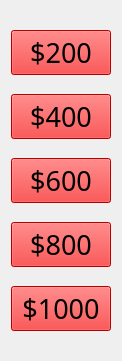
   <widget class="QWidget" name="layoutWidget_3">
    <property name="geometry">
     <rect>
      <x>250</x>
      <y>70</y>
      <width>122</width>
      <height>361</height>
     </rect>
    </property>
    <layout class="QVBoxLayout" name="verticalLayout_3">
     <property name="spacing">
      <number>0</number>
     </property>
     <item>
      <widget class="QPushButton" name="x3y1">
       <property name="palette">
        <palette>
         <active>
          <colorrole role="WindowText">
           <brush brushstyle="SolidPattern">
            <color alpha="255">
             <red>255</red>
             <green>0</green>
             <blue>0</blue>
            </color>
           </brush>
          </colorrole>
          <colorrole role="Button">
           <brush brushstyle="SolidPattern">
            <color alpha="255">
             <red>255</red>
             <green>0</green>
             <blue>0</blue>
            </color>
           </brush>
          </colorrole>
          <colorrole role="Base">
           <brush brushstyle="SolidPattern">
            <color alpha="255">
             <red>255</red>
             <green>0</green>
             <blue>0</blue>
            </color>
           </brush>
          </colorrole>
          <colorrole role="Window">
           <brush brushstyle="SolidPattern">
            <color alpha="255">
             <red>255</red>
             <green>0</green>
             <blue>0</blue>
            </color>
           </brush>
          </colorrole>
         </active>
         <inactive>
          <colorrole role="WindowText">
           <brush brushstyle="SolidPattern">
            <color alpha="255">
             <red>255</red>
             <green>0</green>
             <blue>0</blue>
            </color>
           </brush>
          </colorrole>
          <colorrole role="Button">
           <brush brushstyle="SolidPattern">
            <color alpha="255">
             <red>255</red>
             <green>0</green>
             <blue>0</blue>
            </color>
           </brush>
          </colorrole>
          <colorrole role="Base">
           <brush brushstyle="SolidPattern">
            <color alpha="255">
             <red>255</red>
             <green>0</green>
             <blue>0</blue>
            </color>
           </brush>
          </colorrole>
          <colorrole role="Window">
           <brush brushstyle="SolidPattern">
            <color alpha="255">
             <red>255</red>
             <green>0</green>
             <blue>0</blue>
            </color>
           </brush>
          </colorrole>
         </inactive>
         <disabled>
          <colorrole role="WindowText">
           <brush brushstyle="SolidPattern">
            <color alpha="255">
             <red>120</red>
             <green>120</green>
             <blue>120</blue>
            </color>
           </brush>
          </colorrole>
          <colorrole role="Button">
           <brush brushstyle="SolidPattern">
            <color alpha="255">
             <red>255</red>
             <green>0</green>
             <blue>0</blue>
            </color>
           </brush>
          </colorrole>
          <colorrole role="Base">
           <brush brushstyle="SolidPattern">
            <color alpha="255">
             <red>255</red>
             <green>0</green>
             <blue>0</blue>
            </color>
           </brush>
          </colorrole>
          <colorrole role="Window">
           <brush brushstyle="SolidPattern">
            <color alpha="255">
             <red>255</red>
             <green>0</green>
             <blue>0</blue>
            </color>
           </brush>
          </colorrole>
         </disabled>
        </palette>
       </property>
       <property name="font">
        <font>
         <family>Lucida Handwriting</family>
         <pointsize>20</pointsize>
        </font>
       </property>
       <property name="styleSheet">
        <string notr="true">background-color:red;</string>
       </property>
       <property name="text">
        <string>$200</string>
       </property>
      </widget>
     </item>
     <item>
      <widget class="QPushButton" name="pushButton_15">
       <property name="palette">
        <palette>
         <active>
          <colorrole role="WindowText">
           <brush brushstyle="SolidPattern">
            <color alpha="255">
             <red>255</red>
             <green>0</green>
             <blue>0</blue>
            </color>
           </brush>
          </colorrole>
          <colorrole role="Button">
           <brush brushstyle="SolidPattern">
            <color alpha="255">
             <red>255</red>
             <green>0</green>
             <blue>0</blue>
            </color>
           </brush>
          </colorrole>
          <colorrole role="Base">
           <brush brushstyle="SolidPattern">
            <color alpha="255">
             <red>255</red>
             <green>0</green>
             <blue>0</blue>
            </color>
           </brush>
          </colorrole>
          <colorrole role="Window">
           <brush brushstyle="SolidPattern">
            <color alpha="255">
             <red>255</red>
             <green>0</green>
             <blue>0</blue>
            </color>
           </brush>
          </colorrole>
         </active>
         <inactive>
          <colorrole role="WindowText">
           <brush brushstyle="SolidPattern">
            <color alpha="255">
             <red>255</red>
             <green>0</green>
             <blue>0</blue>
            </color>
           </brush>
          </colorrole>
          <colorrole role="Button">
           <brush brushstyle="SolidPattern">
            <color alpha="255">
             <red>255</red>
             <green>0</green>
             <blue>0</blue>
            </color>
           </brush>
          </colorrole>
          <colorrole role="Base">
           <brush brushstyle="SolidPattern">
            <color alpha="255">
             <red>255</red>
             <green>0</green>
             <blue>0</blue>
            </color>
           </brush>
          </colorrole>
          <colorrole role="Window">
           <brush brushstyle="SolidPattern">
            <color alpha="255">
             <red>255</red>
             <green>0</green>
             <blue>0</blue>
            </color>
           </brush>
          </colorrole>
         </inactive>
         <disabled>
          <colorrole role="WindowText">
           <brush brushstyle="SolidPattern">
            <color alpha="255">
             <red>120</red>
             <green>120</green>
             <blue>120</blue>
            </color>
           </brush>
          </colorrole>
          <colorrole role="Button">
           <brush brushstyle="SolidPattern">
            <color alpha="255">
             <red>255</red>
             <green>0</green>
             <blue>0</blue>
            </color>
           </brush>
          </colorrole>
          <colorrole role="Base">
           <brush brushstyle="SolidPattern">
            <color alpha="255">
             <red>255</red>
             <green>0</green>
             <blue>0</blue>
            </color>
           </brush>
          </colorrole>
          <colorrole role="Window">
           <brush brushstyle="SolidPattern">
            <color alpha="255">
             <red>255</red>
             <green>0</green>
             <blue>0</blue>
            </color>
           </brush>
          </colorrole>
         </disabled>
        </palette>
       </property>
       <property name="font">
        <font>
         <family>Lucida Handwriting</family>
         <pointsize>20</pointsize>
        </font>
       </property>
       <property name="styleSheet">
        <string notr="true">background-color:red;</string>
       </property>
       <property name="text">
        <string>$400</string>
       </property>
      </widget>
     </item>
     <item>
      <widget class="QPushButton" name="pushButton_16">
       <property name="palette">
        <palette>
         <active>
          <colorrole role="WindowText">
           <brush brushstyle="SolidPattern">
            <color alpha="255">
             <red>255</red>
             <green>0</green>
             <blue>0</blue>
            </color>
           </brush>
          </colorrole>
          <colorrole role="Button">
           <brush brushstyle="SolidPattern">
            <color alpha="255">
             <red>255</red>
             <green>0</green>
             <blue>0</blue>
            </color>
           </brush>
          </colorrole>
          <colorrole role="Base">
           <brush brushstyle="SolidPattern">
            <color alpha="255">
             <red>255</red>
             <green>0</green>
             <blue>0</blue>
            </color>
           </brush>
          </colorrole>
          <colorrole role="Window">
           <brush brushstyle="SolidPattern">
            <color alpha="255">
             <red>255</red>
             <green>0</green>
             <blue>0</blue>
            </color>
           </brush>
          </colorrole>
         </active>
         <inactive>
          <colorrole role="WindowText">
           <brush brushstyle="SolidPattern">
            <color alpha="255">
             <red>255</red>
             <green>0</green>
             <blue>0</blue>
            </color>
           </brush>
          </colorrole>
          <colorrole role="Button">
           <brush brushstyle="SolidPattern">
            <color alpha="255">
             <red>255</red>
             <green>0</green>
             <blue>0</blue>
            </color>
           </brush>
          </colorrole>
          <colorrole role="Base">
           <brush brushstyle="SolidPattern">
            <color alpha="255">
             <red>255</red>
             <green>0</green>
             <blue>0</blue>
            </color>
           </brush>
          </colorrole>
          <colorrole role="Window">
           <brush brushstyle="SolidPattern">
            <color alpha="255">
             <red>255</red>
             <green>0</green>
             <blue>0</blue>
            </color>
           </brush>
          </colorrole>
         </inactive>
         <disabled>
          <colorrole role="WindowText">
           <brush brushstyle="SolidPattern">
            <color alpha="255">
             <red>120</red>
             <green>120</green>
             <blue>120</blue>
            </color>
           </brush>
          </colorrole>
          <colorrole role="Button">
           <brush brushstyle="SolidPattern">
            <color alpha="255">
             <red>255</red>
             <green>0</green>
             <blue>0</blue>
            </color>
           </brush>
          </colorrole>
          <colorrole role="Base">
           <brush brushstyle="SolidPattern">
            <color alpha="255">
             <red>255</red>
             <green>0</green>
             <blue>0</blue>
            </color>
           </brush>
          </colorrole>
          <colorrole role="Window">
           <brush brushstyle="SolidPattern">
            <color alpha="255">
             <red>255</red>
             <green>0</green>
             <blue>0</blue>
            </color>
           </brush>
          </colorrole>
         </disabled>
        </palette>
       </property>
       <property name="font">
        <font>
         <family>Lucida Handwriting</family>
         <pointsize>20</pointsize>
        </font>
       </property>
       <property name="styleSheet">
        <string notr="true">background-color:red;</string>
       </property>
       <property name="text">
        <string>$600</string>
       </property>
      </widget>
     </item>
     <item>
      <widget class="QPushButton" name="pushButton_17">
       <property name="palette">
        <palette>
         <active>
          <colorrole role="WindowText">
           <brush brushstyle="SolidPattern">
            <color alpha="255">
             <red>255</red>
             <green>0</green>
             <blue>0</blue>
            </color>
           </brush>
          </colorrole>
          <colorrole role="Button">
           <brush brushstyle="SolidPattern">
            <color alpha="255">
             <red>255</red>
             <green>0</green>
             <blue>0</blue>
            </color>
           </brush>
          </colorrole>
          <colorrole role="Base">
           <brush brushstyle="SolidPattern">
            <color alpha="255">
             <red>255</red>
             <green>0</green>
             <blue>0</blue>
            </color>
           </brush>
          </colorrole>
          <colorrole role="Window">
           <brush brushstyle="SolidPattern">
            <color alpha="255">
             <red>255</red>
             <green>0</green>
             <blue>0</blue>
            </color>
           </brush>
          </colorrole>
         </active>
         <inactive>
          <colorrole role="WindowText">
           <brush brushstyle="SolidPattern">
            <color alpha="255">
             <red>255</red>
             <green>0</green>
             <blue>0</blue>
            </color>
           </brush>
          </colorrole>
          <colorrole role="Button">
           <brush brushstyle="SolidPattern">
            <color alpha="255">
             <red>255</red>
             <green>0</green>
             <blue>0</blue>
            </color>
           </brush>
          </colorrole>
          <colorrole role="Base">
           <brush brushstyle="SolidPattern">
            <color alpha="255">
             <red>255</red>
             <green>0</green>
             <blue>0</blue>
            </color>
           </brush>
          </colorrole>
          <colorrole role="Window">
           <brush brushstyle="SolidPattern">
            <color alpha="255">
             <red>255</red>
             <green>0</green>
             <blue>0</blue>
            </color>
           </brush>
          </colorrole>
         </inactive>
         <disabled>
          <colorrole role="WindowText">
           <brush brushstyle="SolidPattern">
            <color alpha="255">
             <red>120</red>
             <green>120</green>
             <blue>120</blue>
            </color>
           </brush>
          </colorrole>
          <colorrole role="Button">
           <brush brushstyle="SolidPattern">
            <color alpha="255">
             <red>255</red>
             <green>0</green>
             <blue>0</blue>
            </color>
           </brush>
          </colorrole>
          <colorrole role="Base">
           <brush brushstyle="SolidPattern">
            <color alpha="255">
             <red>255</red>
             <green>0</green>
             <blue>0</blue>
            </color>
           </brush>
          </colorrole>
          <colorrole role="Window">
           <brush brushstyle="SolidPattern">
            <color alpha="255">
             <red>255</red>
             <green>0</green>
             <blue>0</blue>
            </color>
           </brush>
          </colorrole>
         </disabled>
        </palette>
       </property>
       <property name="font">
        <font>
         <family>Lucida Handwriting</family>
         <pointsize>20</pointsize>
        </font>
       </property>
       <property name="styleSheet">
        <string notr="true">background-color:red;</string>
       </property>
       <property name="text">
        <string>$800</string>
       </property>
      </widget>
     </item>
     <item>
      <widget class="QPushButton" name="pushButton_18">
       <property name="palette">
        <palette>
         <active>
          <colorrole role="WindowText">
           <brush brushstyle="SolidPattern">
            <color alpha="255">
             <red>255</red>
             <green>0</green>
             <blue>0</blue>
            </color>
           </brush>
          </colorrole>
          <colorrole role="Button">
           <brush brushstyle="SolidPattern">
            <color alpha="255">
             <red>255</red>
             <green>0</green>
             <blue>0</blue>
            </color>
           </brush>
          </colorrole>
          <colorrole role="Base">
           <brush brushstyle="SolidPattern">
            <color alpha="255">
             <red>255</red>
             <green>0</green>
             <blue>0</blue>
            </color>
           </brush>
          </colorrole>
          <colorrole role="Window">
           <brush brushstyle="SolidPattern">
            <color alpha="255">
             <red>255</red>
             <green>0</green>
             <blue>0</blue>
            </color>
           </brush>
          </colorrole>
         </active>
         <inactive>
          <colorrole role="WindowText">
           <brush brushstyle="SolidPattern">
            <color alpha="255">
             <red>255</red>
             <green>0</green>
             <blue>0</blue>
            </color>
           </brush>
          </colorrole>
          <colorrole role="Button">
           <brush brushstyle="SolidPattern">
            <color alpha="255">
             <red>255</red>
             <green>0</green>
             <blue>0</blue>
            </color>
           </brush>
          </colorrole>
          <colorrole role="Base">
           <brush brushstyle="SolidPattern">
            <color alpha="255">
             <red>255</red>
             <green>0</green>
             <blue>0</blue>
            </color>
           </brush>
          </colorrole>
          <colorrole role="Window">
           <brush brushstyle="SolidPattern">
            <color alpha="255">
             <red>255</red>
             <green>0</green>
             <blue>0</blue>
            </color>
           </brush>
          </colorrole>
         </inactive>
         <disabled>
          <colorrole role="WindowText">
           <brush brushstyle="SolidPattern">
            <color alpha="255">
             <red>120</red>
             <green>120</green>
             <blue>120</blue>
            </color>
           </brush>
          </colorrole>
          <colorrole role="Button">
           <brush brushstyle="SolidPattern">
            <color alpha="255">
             <red>255</red>
             <green>0</green>
             <blue>0</blue>
            </color>
           </brush>
          </colorrole>
          <colorrole role="Base">
           <brush brushstyle="SolidPattern">
            <color alpha="255">
             <red>255</red>
             <green>0</green>
             <blue>0</blue>
            </color>
           </brush>
          </colorrole>
          <colorrole role="Window">
           <brush brushstyle="SolidPattern">
            <color alpha="255">
             <red>255</red>
             <green>0</green>
             <blue>0</blue>
            </color>
           </brush>
          </colorrole>
         </disabled>
        </palette>
       </property>
       <property name="font">
        <font>
         <family>Lucida Handwriting</family>
         <pointsize>20</pointsize>
        </font>
       </property>
       <property name="styleSheet">
        <string notr="true">background-color:red;</string>
       </property>
       <property name="text">
        <string>$1000</string>
       </property>
      </widget>
     </item>
    </layout>
   </widget>
